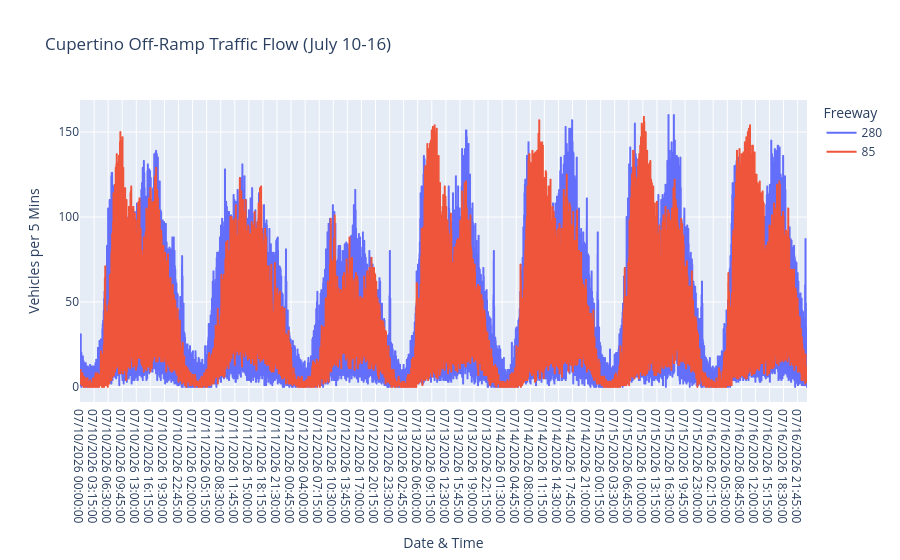

The cell this chart's notebook holds for it:
### Code cell
import plotly.express as px

# Create an interactive line chart
fig = px.line(
    master_data, 
    x='Timestamp', 
    y='Flow', 
    color='Freeway',
    title='Cupertino Off-Ramp Traffic Flow (July 10-16)',
    labels={'Flow': 'Vehicles per 5 Mins', 'Timestamp': 'Date & Time'}
)

# Show the interactive plot
fig.show()

### Figure 1 — Plotly figure (JSON) as saved in the notebook; plotly's stock layout.template omitted (floating-point values rounded to 4 significant figures; data arrays with more than 128 entries replaced by an {"elided": "..."} marker saying what was removed)
{"data": [{"hovertemplate": "Freeway=280<br>Date & Time=%{x}<br>Vehicles per 5 Mins=%{y}<extra></extra>", "legendgroup": "280", "line": {"color": "#636efa", "dash": "solid"}, "marker": {"symbol": "circle"}, "mode": "lines", "name": "280", "showlegend": true, "type": "scattergl", "x": {"elided": "10368 str values"}, "xaxis": "x", "y": {"elided": "10368 float values"}, "yaxis": "y"}, {"hovertemplate": "Freeway=85<br>Date & Time=%{x}<br>Vehicles per 5 Mins=%{y}<extra></extra>", "legendgroup": "85", "line": {"color": "#EF553B", "dash": "solid"}, "marker": {"symbol": "circle"}, "mode": "lines", "name": "85", "showlegend": true, "type": "scattergl", "x": {"elided": "4032 str values"}, "xaxis": "x", "y": {"elided": "4032 float values"}, "yaxis": "y"}], "layout": {"legend": {"title": {"text": "Freeway"}, "tracegroupgap": 0}, "title": {"text": "Cupertino Off-Ramp Traffic Flow (July 10-16)"}, "xaxis": {"anchor": "y", "domain": [0, 1], "title": {"text": "Date & Time"}}, "yaxis": {"anchor": "x", "domain": [0, 1], "title": {"text": "Vehicles per 5 Mins"}}}}
